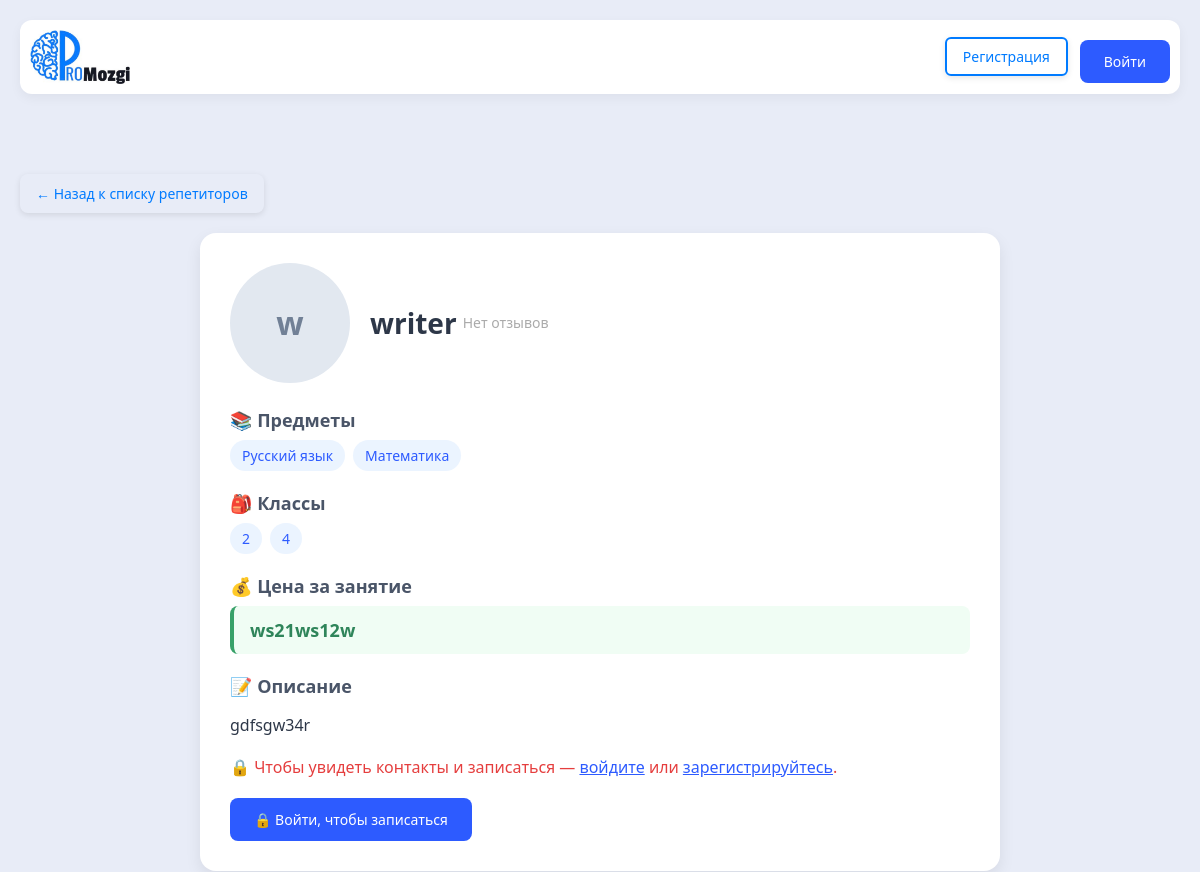
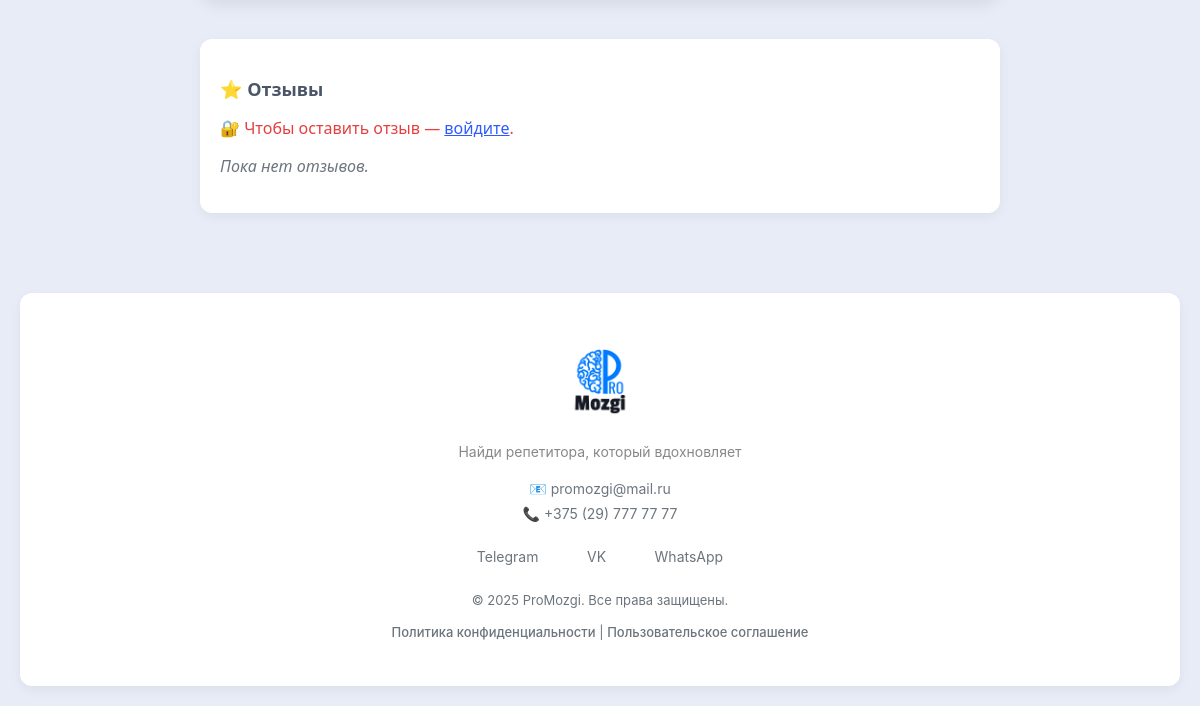
The page /2/ on the database as committed earlier (2 pictures, top to bottom).
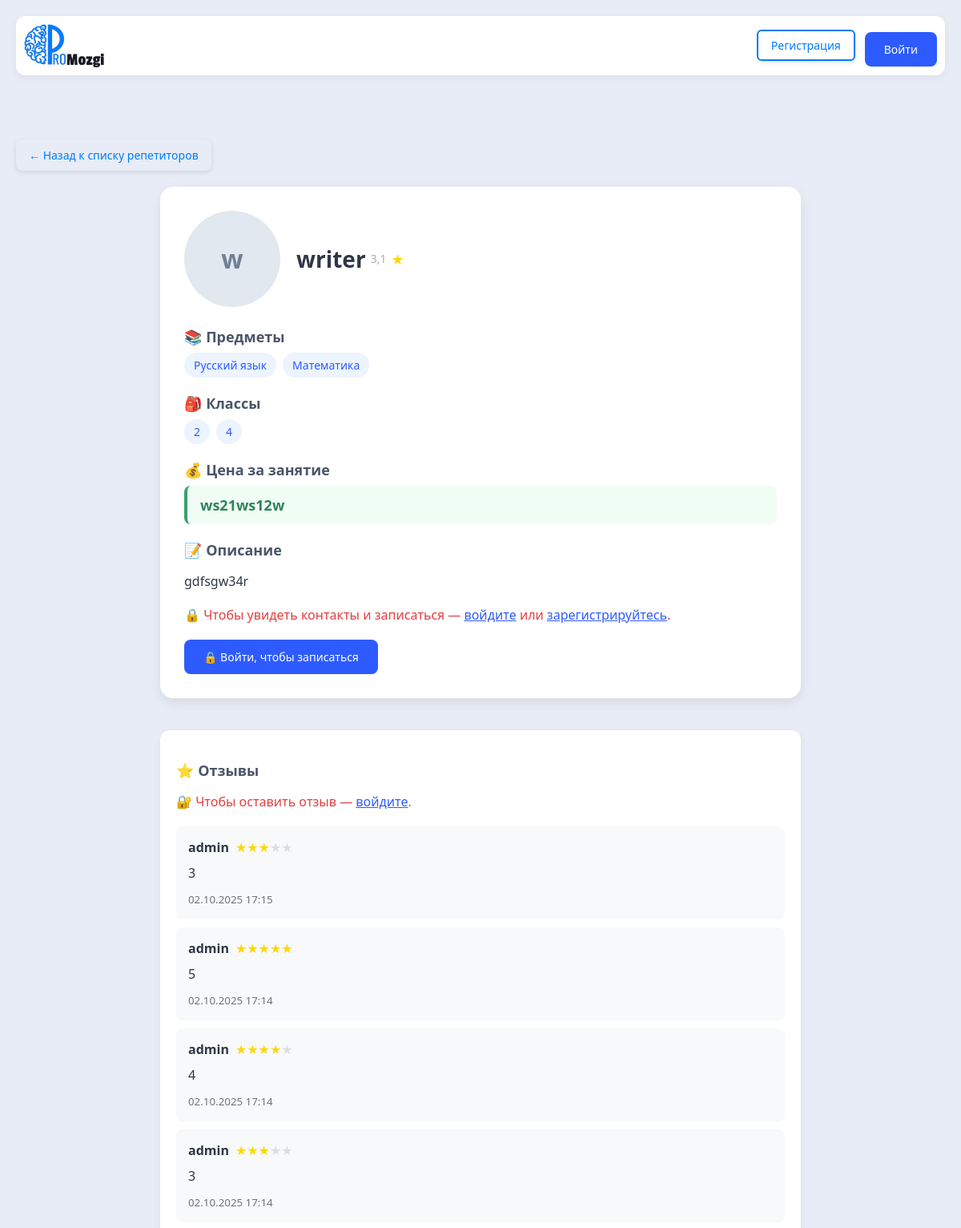
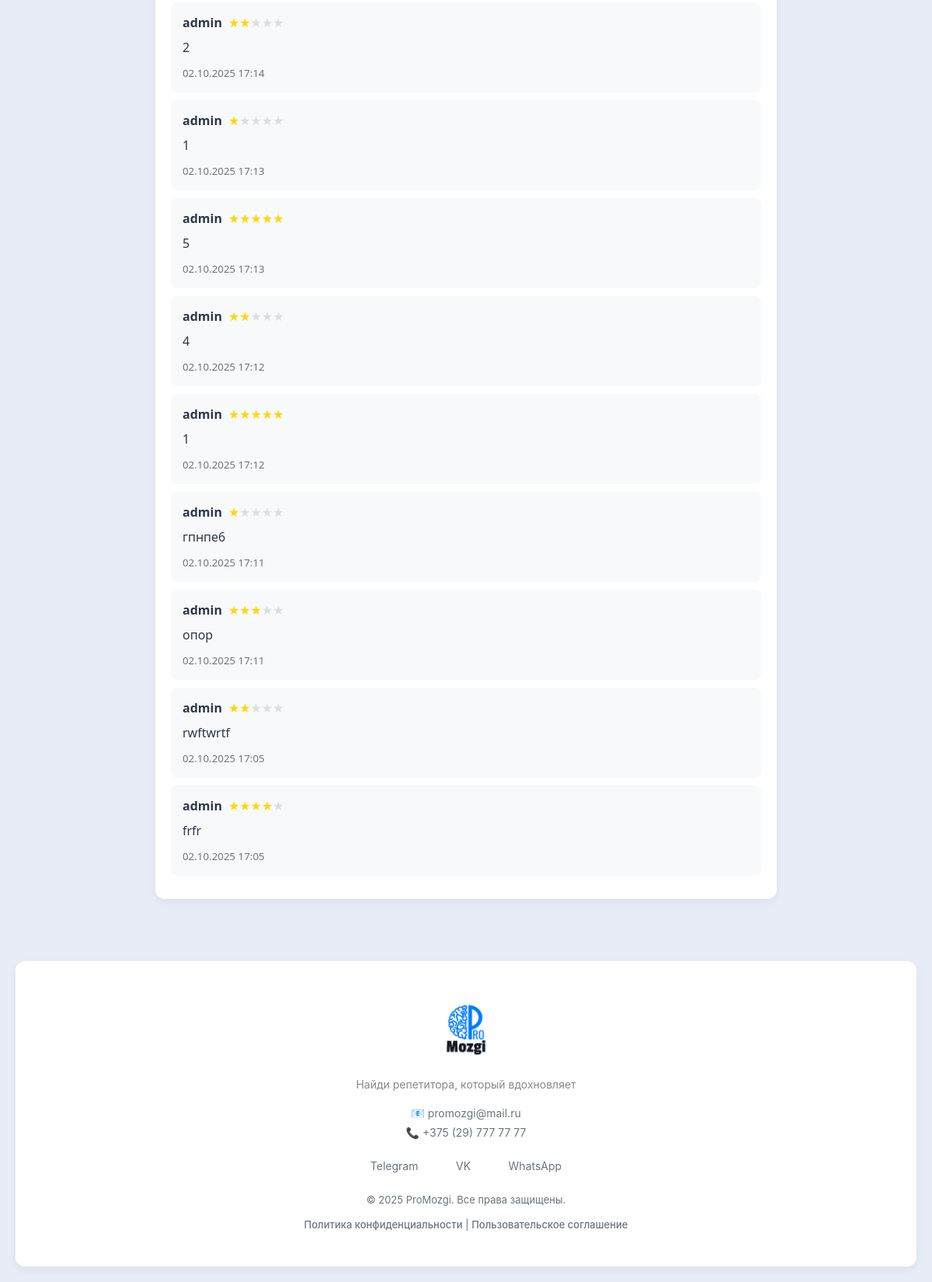
The same page on the database as committed later (2 pictures, top to bottom).
### myapp/models.py (models this page shows, shortened)
class Teacher(models.Model):
	user = models.ForeignKey(User, on_delete=models.CASCADE, verbose_name="Пользователь", related_name="teachers")
	photo = models.ImageField(upload_to='teachers_photos/', blank=True, null=True, verbose_name="Фото")
	fio = models.CharField("ФИО", max_length=50)
	description = models.TextField("Onиcaниe", null=True, blank=True)
	price = models.TextField("Цена", null=True, blank=True)
	subjects = models.ManyToManyField(Subjects, verbose_name="Учебный предмет")
	klass = models.ManyToManyField(Klass, verbose_name= "Класс")
	phone = models.CharField("Телефон", max_length=20, blank=True, null=True)
	def average_rating(self):
		reviews = self.reviews.all()  # предполагается, что related_name='reviews'
		if not reviews:
			return 0
		avg = sum(review.rating for review in reviews) / len(reviews)
		return round(avg, 1)
	class Meta:
		verbose_name_plural = "Учителя"
		verbose_name = "Учитель"

class Subjects(models.Model):
	name = models.CharField("Учебный предмет", max_length = 50)
	class Meta:
		verbose_name_plural = "Учебные предметы"
		verbose_name = "Учебный предмет"

class Klass(models.Model):
	name = models.CharField("Класс", max_length = 2)
	class Meta:
		verbose_name_plural = "Классы"
		verbose_name = "Класс"

class Review(models.Model):
    teacher = models.ForeignKey('Teacher', on_delete=models.CASCADE, related_name='reviews')
    user = models.ForeignKey(User, on_delete=models.CASCADE)
    text = models.TextField(verbose_name="Отзыв")
    rating = models.IntegerField(verbose_name="Оценка", choices=[(i, i) for i in range(1, 6)])
    created_at = models.DateTimeField(auto_now_add=True)

### myapp/views.py (the view, shortened to what this page needs)
# urls.py: path('<int:pk>/', TeachersDetailsView.as_view(), name = "teacher_details"),
class TeachersDetailsView(DetailView):
	model = Teacher
	template_name = "teachers/teacher_details.html"
	context_object_name = "teacher"
	def get_context_data(self, **kwargs):
		context = super().get_context_data(**kwargs)
		teacher = self.get_object()
		context['reviews'] = teacher.reviews.all().order_by('-created_at')
		context['form'] = ReviewForm()
		return context

### myapp/templatetags/rating_tags.py (called while the page is built)
@register.simple_tag
def render_rating_stars(rating):
    try:
        rating = int(rating)
    except (ValueError, TypeError):
        rating = 0
    full_stars = min(max(rating, 0), 5)
    stars_html = ""
    for i in range(1, 6):
        if i <= full_stars:
            stars_html += '<span class="star full">★</span>'
        else:
            stars_html += '<span class="star">★</span>'
    return mark_safe(f'<span class="user-rating">{stars_html}</span>')

### myapp/templates/teachers/teacher_details.html (shortened to what this page needs)
{% load static %}
{% load rating_tags %}
<!DOCTYPE html>
<html lang="en">
<head>
    <link rel="stylesheet" type="text/css" href="{% static 'myapp/style.css' %}">
    <link rel="stylesheet" href="{% static 'myapp/footer.css' %}">
    <link rel="stylesheet" href="{% static 'myapp/header.css' %}">
</head>
<body>
      <header class="site-header">
    <div class="header-card">
        <div class="header-logo">
        <img src="{% static 'myapp/images/logo_header.png' %}" alt="ProMozgi" class="logo-img">
        </div>
        <div class="header-controls">
            {% if user.is_authenticated %}
                <form method="post" action="{% url 'logout' %}" style="display: inline;">
                  {% csrf_token %}
                  <a href="{% url 'my_ads' %}" class="btn-outline">Мои объявления</a>
                  <button type="submit" class="btn-v">Выйти</button>
                </form>
            {% else %}
                <a href="{% url 'register' %}" class="btn-outline">Регистрация</a>
                <a href="{% url 'login' %}?next={{ request.path }}" class="btn-v">Войти</a>
            {% endif %}
            </div>
    </div>
    </header>
  <a href="{% url 'teachers_list' %}" class="back-button">← Назад к списку репетиторов</a>
  <div class="container">
    <div class="teacher-profile">
      <div class="teacher-header">
          {% if teacher.photo %}
              <img src="{{ teacher.photo.url }}" alt="Фото {{ teacher.fio }}" class="avatar-large">
          {% else %}
              <div class="avatar-placeholder-large">{{ teacher.fio|first }}</div>
          {% endif %}
          <h1 class="teacher-name">{{ teacher.fio }}</h1>
            {% if teacher.average_rating > 0 %}
              <div class="teacher-rating">
                <span class="rating-value">{{ teacher.average_rating }}</span>
                <span class="star">★</span>
              </div>
            {% else %}
              <div class="teacher-rating">
                <span class="rating-value">Нет отзывов</span>
              </div>
            {% endif %}
      </div>
      <div class="section">
        <h3 class="section-title">
          📚 Предметы
        </h3>
        <div class="tag-list">
          {% for subject in teacher.subjects.all %}
            <span class="tag">{{ subject.name }}</span>
          {% endfor %}
        </div>
      </div>
      <div class="section">
        <h3 class="section-title">
          🎒 Классы
        </h3>
        <div class="tag-list">
          {% for klass in teacher.klass.all %}
            <span class="tag">{{ klass.name }}</span>
          {% endfor %}
        </div>
      </div>
      <div class="section">
        <h3 class="section-title">💰 Цена за занятие</h3>
        <div class="price-box">{{ teacher.price }}</div>
      </div>
      <div class="section">
        <h3 class="section-title">📝 Описание</h3>
        <p class="section-content">{{ teacher.description|linebreaks }}</p>
      </div>
        {% if user.is_authenticated %}
            <button id="show-contacts-btn" class="btn-v">📞 Показать контакты для записи</button>
            <div id="contacts-block">
                <h3 class="section-title">
                  📲 Контакты репетитора
                </h3>
                {% if teacher.phone and teacher.phone.strip %}
                    <p><strong>Телефон:</strong> {{ teacher.phone }}</p>
                {% else %}
                    <p><strong>Телефон:</strong> <em>не указан</em></p>
                {% endif %}
                <p style="color: #d5243c; font-size: 14px; margin-top: 15px;">
                    ✍🏻 Свяжитесь с репетитором напрямую, чтобы договориться о занятии.
                </p>
            </div>
        {% else %}
            <p style="color: #e53e3e; font-weight: 500; margin: 10px 0;">
                🔒 Чтобы увидеть контакты и записаться —
                <a href="{% url 'login' %}" style="color: #2D5BFF;">войдите</a>
                или
                <a href="{% url 'register' %}" style="color: #2D5BFF;">зарегистрируйтесь</a>.
            </p>
            <a href="{% url 'login' %}?next={{ request.path }}" class="btn-v">🔒 Войти, чтобы записаться</a>
        {% endif %}
    </div>
    <div style="margin-top: 40px; padding: 20px; background: #fff; border-radius: 12px; box-shadow: 0 4px 12px rgba(0,0,0,0.05);">
        <h3 class="section-title">⭐️ Отзывы</h3>
        {% if user.is_authenticated %}
            <form method="post" style="margin-bottom: 20px;">
              {% csrf_token %}
              {{ form.text }}
              <div style="margin: 15px 0;">
                  <label>Ваша оценка:</label><br>
                  <div class="star-rating" data-rating="0">
                      <span class="star" data-value="5">★</span>
                      <span class="star" data-value="4">★</span>
                      <span class="star" data-value="3">★</span>
                      <span class="star" data-value="2">★</span>
                      <span class="star" data-value="1">★</span>
                  </div>
                  {{ form.rating }}
              </div>
              <button type="submit" class="btn-v">Оставить отзыв</button>
            </form>
        {% else %}
            <p style="color: #e53e3e; font-weight: 500;">
                🔐 Чтобы оставить отзыв —
                <a href="{% url 'login' %}?next={{ request.path }}" style="color: #2D5BFF;">войдите</a>.
            </p>
        {% endif %}
        {% if reviews %}
        <div style="margin-top: 20px;">
            {% for review in reviews %}
              <div style="padding: 15px; background: #f8f9fa; border-radius: 8px; margin-bottom: 10px;">
                <strong>{{ review.user.username }}</strong>{% render_rating_stars review.rating %}
                <p style="margin: 10px 0;">{{ review.text }}</p>
                <small style="color: #6c757d;">{{ review.created_at|date:"d.m.Y H:i" }}</small>
              </div>
            {% endfor %}
          </div>
        {% else %}
          <p style="color: #6c757d; font-style: italic;">Пока нет отзывов.</p>
        {% endif %}
    </div>
  </div>
      <footer class="site-footer">
        <div class="footer-card">
          <div class="footer-brand">
            <img src="{% static 'myapp/images/logo_footer.png' %}" alt="Логотип" class="footer-logo">
            <p>Найди репетитора, который вдохновляет</p>
          </div>
          <div class="footer-contacts">
            <p>📧 promozgi@mail.ru</p>
            <p>📞 +375 (29) 777 77 77</p>
          </div>
          <div class="footer-social">
            <a href="#" class="social-link">Telegram</a>
            <a href="#" class="social-link">VK</a>
            <a href="#" class="social-link">WhatsApp</a>
          </div>
          <div class="footer-legal">
            <p>© 2025 ProMozgi. Все права защищены.</p>
            <p>
              <a href="/privacy/">Политика конфиденциальности</a> |
              <a href="/terms/">Пользовательское соглашение</a>
            </p>
          </div>
        </div>
      </footer>
</body>
</html>

### myapp/static/myapp/style.css (style rules this page uses)
body { font-family: 'Segoe UI', Tahoma, Geneva, Verdana, sans-serif; background-color: #e8ecf7; color: #2D3748; margin: 0; padding: 20px; }
h1 { text-align: center; color: #2D3748; margin-bottom: 30px; }
.btn-v { display: inline-block; background-color: #2D5BFF; color: white; padding: 12px 24px; border-radius: 8px; text-decoration: none; font-size: 14px; font-weight: 500; transition: background-color 0.2s; margin-top: 10px; }
.back-button { display: block; width: fit-content; color: #007bff; text-decoration: none; background: none; border: none; padding: 10px 16px; font-size: 14px; cursor: pointer; transition: all 0.2s ease; border-radius: 8px; font-weight: 500; margin-bottom: 20px; box-shadow: 0 2px 6px rgba(0, 0, 0, 0.1); }
.btn-outline { display: inline-block; padding: 10px 16px; margin: 4px; font-size: 14px; font-weight: 500; color: #007bff; text-decoration: none; border: 2px solid #007bff; border-radius: 8px; background: none; cursor: pointer; transition: all 0.2s ease; box-shadow: 0 2px 6px rgba(0, 0, 0, 0.1); }
.avatar-placeholder-large { width: 120px; height: 120px; border-radius: 50%; background-color: #e2e8f0; display: flex; align-items: center; justify-content: center; font-size: 32px; color: #718096; margin-right: 20px; font-weight: bold; }
.btn-outline { padding: 8px 16px; background: transparent; color: #007bff; border: 2px solid #007bff; border-radius: 6px; cursor: pointer; font-size: 14px; margin-left: 5px; }

### myapp/static/myapp/footer.css (style rules this page uses)
.footer-card { background: #fff; border-radius: 12px; box-shadow: 0 4px 12px rgba(0, 0, 0, 0.05); padding: 30px; max-width: auto; margin-top: 80px; text-align: center; font-family: -apple-system, BlinkMacSystemFont, "Segoe UI", Roboto, Helvetica, Arial, sans-serif; color: #6c757d; }
.footer-brand p { margin: 0 0 20px; font-size: 14px; color: #888; }
.footer-contacts p { margin: 8px 0; font-size: 14px; }
.footer-social { margin: 20px 0; }
.footer-social .social-link { display: inline-block; margin: 0 10px; color: #6c757d; text-decoration: none; font-size: 14px; padding: 6px 12px; border-radius: 20px; transition: all 0.2s; }
.footer-legal { margin-top: 20px; font-size: 13px; line-height: 1.5; }
.footer-legal a { color: #6c757d; text-decoration: none; font-weight: 500; }
.footer-logo { max-width: 120px; height: auto; display: block; margin: 0 auto 0px; }

### myapp/static/myapp/header.css (style rules this page uses)
.header-card { background: #fff; border-radius: 12px; box-shadow: 0 4px 12px rgba(0, 0, 0, 0.05); padding: 10px; max-width: auto; margin-bottom: 80px; display: flex; justify-content: space-between; align-items: center; gap: 12px; }
.header-logo { display: flex; align-items: center; flex: 1; }
.logo-img { max-width: 100px; height: auto; display: block; }
.header-controls { display: flex; gap: 8px; align-items: center; }

### myapp/templates/teachers/teacher_details.html (style rules this page uses)
.container { max-width: 800px; margin: 0 auto; }
.teacher-profile { background: white; border-radius: 16px; box-shadow: 0 6px 16px rgba(0,0,0,0.08); padding: 30px; margin-bottom: 30px; }
.teacher-header { display: flex; align-items: center; margin-bottom: 25px; }
.teacher-name { margin: 0; font-size: 28px; color: #2D3748; }
.section { margin-bottom: 20px; }
.section-title { font-size: 18px; font-weight: 600; color: #4A5568; margin-bottom: 8px; display: flex; align-items: center; }
.section-content { font-size: 16px; line-height: 1.6; color: #2D3748; }
.tag-list { display: flex; flex-wrap: wrap; gap: 8px; margin-top: 8px; }
.tag { background-color: #ebf4ff; color: #2D5BFF; padding: 6px 12px; border-radius: 20px; font-size: 14px; font-weight: 500; }
.price-box { background-color: #f0fdf4; border-left: 4px solid #38a169; padding: 12px 16px; border-radius: 8px; font-weight: 600; font-size: 18px; color: #2F855A; }
.user-rating { display: inline-block; margin-left: 8px; font-size: 16px; line-height: 1; }
.user-rating .star { color: #ddd; }
.user-rating .star.full { color: #FFD700; }
.teacher-rating { display: flex; align-items: center; gap: 6px; font-size: 14px; color: #aaa; }
.teacher-rating .star { color: #FFD700; font-size: 18px; }
.teacher-rating .rating-value { color: #aaa; }

Rows that differ between the two databases and show on the page:
shown differently, row unchanged: Teacher "writer": average_rating (not shown) → "3,1"
added Review: user.username "admin", rating "★ ★ ★ ★ ★", text "3", created_at "02.10.2025 17:15"
added Review: user.username "admin", rating "★ ★ ★ ★ ★", text "5", created_at "02.10.2025 17:14"
added Review: user.username "admin", rating "★ ★ ★ ★ ★", text "4", created_at "02.10.2025 17:14"
added Review: user.username "admin", rating "★ ★ ★ ★ ★", text "3", created_at "02.10.2025 17:14"
added Review: user.username "admin", rating "★ ★ ★ ★ ★", text "2", created_at "02.10.2025 17:14"
added Review: user.username "admin", rating "★ ★ ★ ★ ★", text "1", created_at "02.10.2025 17:13"
added Review: user.username "admin", rating "★ ★ ★ ★ ★", text "5", created_at "02.10.2025 17:13"
added Review: user.username "admin", rating "★ ★ ★ ★ ★", text "4", created_at "02.10.2025 17:12"
added Review: user.username "admin", rating "★ ★ ★ ★ ★", text "1", created_at "02.10.2025 17:12"
added Review: user.username "admin", rating "★ ★ ★ ★ ★", text "гпнпе6", created_at "02.10.2025 17:11"
added Review: user.username "admin", rating "★ ★ ★ ★ ★", text "опор", created_at "02.10.2025 17:11"
added Review: user.username "admin", rating "★ ★ ★ ★ ★", text "rwftwrtf", created_at "02.10.2025 17:05"
added Review: user.username "admin", rating "★ ★ ★ ★ ★", text "frfr", created_at "02.10.2025 17:05"
Other text that changed with them:
text no longer shown: "Нет отзывов Пока нет отзывов."
